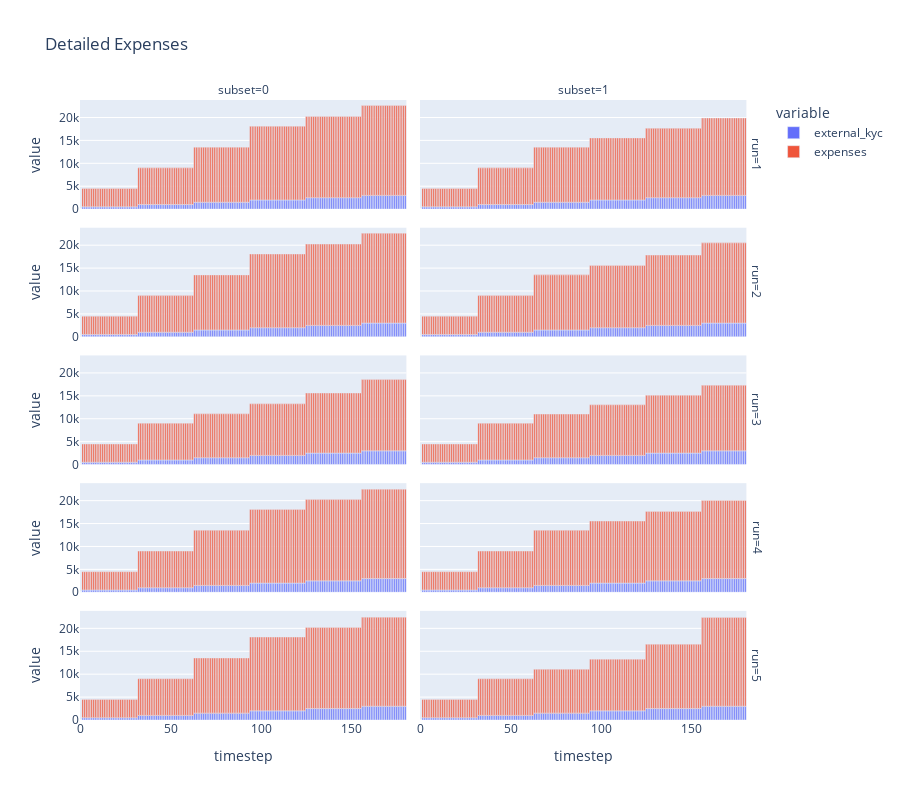

The notebook cell this image was saved under:
### Code cell
px.bar(
    df,
    x='timestep', # Variable on the horizontal axis
    y=['external_kyc', 'expenses'], # Variables on the vertical axis
    facet_row='run',
    facet_col='subset',
    title='Detailed Expenses',
    height=800,
)

### Figure 1 — Plotly figure (JSON) as saved in the notebook; plotly's stock layout.template omitted (floating-point values rounded to 4 significant figures; data arrays with more than 128 entries replaced by an {"elided": "..."} marker saying what was removed)
{"data": [{"alignmentgroup": "True", "hovertemplate": "variable=external_kyc<br>run=1<br>subset=0<br>timestep=%{x}<br>value=%{y}<extra></extra>", "legendgroup": "external_kyc", "marker": {"color": "#636efa"}, "name": "external_kyc", "offsetgroup": "external_kyc", "orientation": "v", "showlegend": true, "textposition": "auto", "type": "bar", "x": {"elided": "181 int values"}, "xaxis": "x9", "y": {"elided": "181 int values"}, "yaxis": "y9"}, {"alignmentgroup": "True", "hovertemplate": "variable=external_kyc<br>run=1<br>subset=1<br>timestep=%{x}<br>value=%{y}<extra></extra>", "legendgroup": "external_kyc", "marker": {"color": "#636efa"}, "name": "external_kyc", "offsetgroup": "external_kyc", "orientation": "v", "showlegend": false, "textposition": "auto", "type": "bar", "x": {"elided": "181 int values"}, "xaxis": "x10", "y": {"elided": "181 int values"}, "yaxis": "y10"}, {"alignmentgroup": "True", "hovertemplate": "variable=external_kyc<br>run=2<br>subset=0<br>timestep=%{x}<br>value=%{y}<extra></extra>", "legendgroup": "external_kyc", "marker": {"color": "#636efa"}, "name": "external_kyc", "offsetgroup": "external_kyc", "orientation": "v", "showlegend": false, "textposition": "auto", "type": "bar", "x": {"elided": "181 int values"}, "xaxis": "x7", "y": {"elided": "181 int values"}, "yaxis": "y7"}, {"alignmentgroup": "True", "hovertemplate": "variable=external_kyc<br>run=2<br>subset=1<br>timestep=%{x}<br>value=%{y}<extra></extra>", "legendgroup": "external_kyc", "marker": {"color": "#636efa"}, "name": "external_kyc", "offsetgroup": "external_kyc", "orientation": "v", "showlegend": false, "textposition": "auto", "type": "bar", "x": {"elided": "181 int values"}, "xaxis": "x8", "y": {"elided": "181 int values"}, "yaxis": "y8"}, {"alignmentgroup": "True", "hovertemplate": "variable=external_kyc<br>run=3<br>subset=0<br>timestep=%{x}<br>value=%{y}<extra></extra>", "legendgroup": "external_kyc", "marker": {"color": "#636efa"}, "name": "external_kyc", "offsetgroup": "external_kyc", "orientation": "v", "showlegend": false, "textposition": "auto", "type": "bar", "x": {"elided": "181 int values"}, "xaxis": "x5", "y": {"elided": "181 int values"}, "yaxis": "y5"}, {"alignmentgroup": "True", "hovertemplate": "variable=external_kyc<br>run=3<br>subset=1<br>timestep=%{x}<br>value=%{y}<extra></extra>", "legendgroup": "external_kyc", "marker": {"color": "#636efa"}, "name": "external_kyc", "offsetgroup": "external_kyc", "orientation": "v", "showlegend": false, "textposition": "auto", "type": "bar", "x": {"elided": "181 int values"}, "xaxis": "x6", "y": {"elided": "181 int values"}, "yaxis": "y6"}, {"alignmentgroup": "True", "hovertemplate": "variable=external_kyc<br>run=4<br>subset=0<br>timestep=%{x}<br>value=%{y}<extra></extra>", "legendgroup": "external_kyc", "marker": {"color": "#636efa"}, "name": "external_kyc", "offsetgroup": "external_kyc", "orientation": "v", "showlegend": false, "textposition": "auto", "type": "bar", "x": {"elided": "181 int values"}, "xaxis": "x3", "y": {"elided": "181 int values"}, "yaxis": "y3"}, {"alignmentgroup": "True", "hovertemplate": "variable=external_kyc<br>run=4<br>subset=1<br>timestep=%{x}<br>value=%{y}<extra></extra>", "legendgroup": "external_kyc", "marker": {"color": "#636efa"}, "name": "external_kyc", "offsetgroup": "external_kyc", "orientation": "v", "showlegend": false, "textposition": "auto", "type": "bar", "x": {"elided": "181 int values"}, "xaxis": "x4", "y": {"elided": "181 int values"}, "yaxis": "y4"}, {"alignmentgroup": "True", "hovertemplate": "variable=external_kyc<br>run=5<br>subset=0<br>timestep=%{x}<br>value=%{y}<extra></extra>", "legendgroup": "external_kyc", "marker": {"color": "#636efa"}, "name": "external_kyc", "offsetgroup": "external_kyc", "orientation": "v", "showlegend": false, "textposition": "auto", "type": "bar", "x": {"elided": "181 int values"}, "xaxis": "x", "y": {"elided": "181 int values"}, "yaxis": "y"}, {"alignmentgroup": "True", "hovertemplate": "variable=external_kyc<br>run=5<br>subset=1<br>timestep=%{x}<br>value=%{y}<extra></extra>", "legendgroup": "external_kyc", "marker": {"color": "#636efa"}, "name": "external_kyc", "offsetgroup": "external_kyc", "orientation": "v", "showlegend": false, "textposition": "auto", "type": "bar", "x": {"elided": "181 int values"}, "xaxis": "x2", "y": {"elided": "181 int values"}, "yaxis": "y2"}, {"alignmentgroup": "True", "hovertemplate": "variable=expenses<br>run=1<br>subset=0<br>timestep=%{x}<br>value=%{y}<extra></extra>", "legendgroup": "expenses", "marker": {"color": "#EF553B"}, "name": "expenses", "offsetgroup": "expenses", "orientation": "v", "showlegend": true, "textposition": "auto", "type": "bar", "x": {"elided": "181 int values"}, "xaxis": "x9", "y": {"elided": "181 float values"}, "yaxis": "y9"}, {"alignmentgroup": "True", "hovertemplate": "variable=expenses<br>run=1<br>subset=1<br>timestep=%{x}<br>value=%{y}<extra></extra>", "legendgroup": "expenses", "marker": {"color": "#EF553B"}, "name": "expenses", "offsetgroup": "expenses", "orientation": "v", "showlegend": false, "textposition": "auto", "type": "bar", "x": {"elided": "181 int values"}, "xaxis": "x10", "y": {"elided": "181 float values"}, "yaxis": "y10"}, {"alignmentgroup": "True", "hovertemplate": "variable=expenses<br>run=2<br>subset=0<br>timestep=%{x}<br>value=%{y}<extra></extra>", "legendgroup": "expenses", "marker": {"color": "#EF553B"}, "name": "expenses", "offsetgroup": "expenses", "orientation": "v", "showlegend": false, "textposition": "auto", "type": "bar", "x": {"elided": "181 int values"}, "xaxis": "x7", "y": {"elided": "181 float values"}, "yaxis": "y7"}, {"alignmentgroup": "True", "hovertemplate": "variable=expenses<br>run=2<br>subset=1<br>timestep=%{x}<br>value=%{y}<extra></extra>", "legendgroup": "expenses", "marker": {"color": "#EF553B"}, "name": "expenses", "offsetgroup": "expenses", "orientation": "v", "showlegend": false, "textposition": "auto", "type": "bar", "x": {"elided": "181 int values"}, "xaxis": "x8", "y": {"elided": "181 float values"}, "yaxis": "y8"}, {"alignmentgroup": "True", "hovertemplate": "variable=expenses<br>run=3<br>subset=0<br>timestep=%{x}<br>value=%{y}<extra></extra>", "legendgroup": "expenses", "marker": {"color": "#EF553B"}, "name": "expenses", "offsetgroup": "expenses", "orientation": "v", "showlegend": false, "textposition": "auto", "type": "bar", "x": {"elided": "181 int values"}, "xaxis": "x5", "y": {"elided": "181 float values"}, "yaxis": "y5"}, {"alignmentgroup": "True", "hovertemplate": "variable=expenses<br>run=3<br>subset=1<br>timestep=%{x}<br>value=%{y}<extra></extra>", "legendgroup": "expenses", "marker": {"color": "#EF553B"}, "name": "expenses", "offsetgroup": "expenses", "orientation": "v", "showlegend": false, "textposition": "auto", "type": "bar", "x": {"elided": "181 int values"}, "xaxis": "x6", "y": {"elided": "181 float values"}, "yaxis": "y6"}, {"alignmentgroup": "True", "hovertemplate": "variable=expenses<br>run=4<br>subset=0<br>timestep=%{x}<br>value=%{y}<extra></extra>", "legendgroup": "expenses", "marker": {"color": "#EF553B"}, "name": "expenses", "offsetgroup": "expenses", "orientation": "v", "showlegend": false, "textposition": "auto", "type": "bar", "x": {"elided": "181 int values"}, "xaxis": "x3", "y": {"elided": "181 float values"}, "yaxis": "y3"}, {"alignmentgroup": "True", "hovertemplate": "variable=expenses<br>run=4<br>subset=1<br>timestep=%{x}<br>value=%{y}<extra></extra>", "legendgroup": "expenses", "marker": {"color": "#EF553B"}, "name": "expenses", "offsetgroup": "expenses", "orientation": "v", "showlegend": false, "textposition": "auto", "type": "bar", "x": {"elided": "181 int values"}, "xaxis": "x4", "y": {"elided": "181 float values"}, "yaxis": "y4"}, {"alignmentgroup": "True", "hovertemplate": "variable=expenses<br>run=5<br>subset=0<br>timestep=%{x}<br>value=%{y}<extra></extra>", "legendgroup": "expenses", "marker": {"color": "#EF553B"}, "name": "expenses", "offsetgroup": "expenses", "orientation": "v", "showlegend": false, "textposition": "auto", "type": "bar", "x": {"elided": "181 int values"}, "xaxis": "x", "y": {"elided": "181 float values"}, "yaxis": "y"}, {"alignmentgroup": "True", "hovertemplate": "variable=expenses<br>run=5<br>subset=1<br>timestep=%{x}<br>value=%{y}<extra></extra>", "legendgroup": "expenses", "marker": {"color": "#EF553B"}, "name": "expenses", "offsetgroup": "expenses", "orientation": "v", "showlegend": false, "textposition": "auto", "type": "bar", "x": {"elided": "181 int values"}, "xaxis": "x2", "y": {"elided": "181 float values"}, "yaxis": "y2"}], "layout": {"annotations": [{"font": {}, "showarrow": false, "text": "subset=0", "x": 0.24, "xanchor": "center", "xref": "paper", "y": 1, "yanchor": "bottom", "yref": "paper"}, {"font": {}, "showarrow": false, "text": "subset=1", "x": 0.74, "xanchor": "center", "xref": "paper", "y": 1, "yanchor": "bottom", "yref": "paper"}, {"font": {}, "showarrow": false, "text": "run=5", "textangle": 90, "x": 0.98, "xanchor": "left", "xref": "paper", "y": 0.088, "yanchor": "middle", "yref": "paper"}, {"font": {}, "showarrow": false, "text": "run=4", "textangle": 90, "x": 0.98, "xanchor": "left", "xref": "paper", "y": 0.294, "yanchor": "middle", "yref": "paper"}, {"font": {}, "showarrow": false, "text": "run=3", "textangle": 90, "x": 0.98, "xanchor": "left", "xref": "paper", "y": 0.5, "yanchor": "middle", "yref": "paper"}, {"font": {}, "showarrow": false, "text": "run=2", "textangle": 90, "x": 0.98, "xanchor": "left", "xref": "paper", "y": 0.706, "yanchor": "middle", "yref": "paper"}, {"font": {}, "showarrow": false, "text": "run=1", "textangle": 90, "x": 0.98, "xanchor": "left", "xref": "paper", "y": 0.912, "yanchor": "middle", "yref": "paper"}], "barmode": "relative", "height": 800, "legend": {"title": {"text": "variable"}, "tracegroupgap": 0}, "title": {"text": "Detailed Expenses"}, "xaxis": {"anchor": "y", "domain": [0, 0.48], "title": {"text": "timestep"}}, "xaxis10": {"anchor": "y10", "domain": [0.5, 0.98], "matches": "x", "showticklabels": false}, "xaxis2": {"anchor": "y2", "domain": [0.5, 0.98], "matches": "x", "title": {"text": "timestep"}}, "xaxis3": {"anchor": "y3", "domain": [0, 0.48], "matches": "x", "showticklabels": false}, "xaxis4": {"anchor": "y4", "domain": [0.5, 0.98], "matches": "x", "showticklabels": false}, "xaxis5": {"anchor": "y5", "domain": [0, 0.48], "matches": "x", "showticklabels": false}, "xaxis6": {"anchor": "y6", "domain": [0.5, 0.98], "matches": "x", "showticklabels": false}, "xaxis7": {"anchor": "y7", "domain": [0, 0.48], "matches": "x", "showticklabels": false}, "xaxis8": {"anchor": "y8", "domain": [0.5, 0.98], "matches": "x", "showticklabels": false}, "xaxis9": {"anchor": "y9", "domain": [0, 0.48], "matches": "x", "showticklabels": false}, "yaxis": {"anchor": "x", "domain": [0, 0.176], "title": {"text": "value"}}, "yaxis10": {"anchor": "x10", "domain": [0.824, 1], "matches": "y", "showticklabels": false}, "yaxis2": {"anchor": "x2", "domain": [0, 0.176], "matches": "y", "showticklabels": false}, "yaxis3": {"anchor": "x3", "domain": [0.206, 0.382], "matches": "y", "title": {"text": "value"}}, "yaxis4": {"anchor": "x4", "domain": [0.206, 0.382], "matches": "y", "showticklabels": false}, "yaxis5": {"anchor": "x5", "domain": [0.412, 0.588], "matches": "y", "title": {"text": "value"}}, "yaxis6": {"anchor": "x6", "domain": [0.412, 0.588], "matches": "y", "showticklabels": false}, "yaxis7": {"anchor": "x7", "domain": [0.618, 0.794], "matches": "y", "title": {"text": "value"}}, "yaxis8": {"anchor": "x8", "domain": [0.618, 0.794], "matches": "y", "showticklabels": false}, "yaxis9": {"anchor": "x9", "domain": [0.824, 1], "matches": "y", "title": {"text": "value"}}}}
